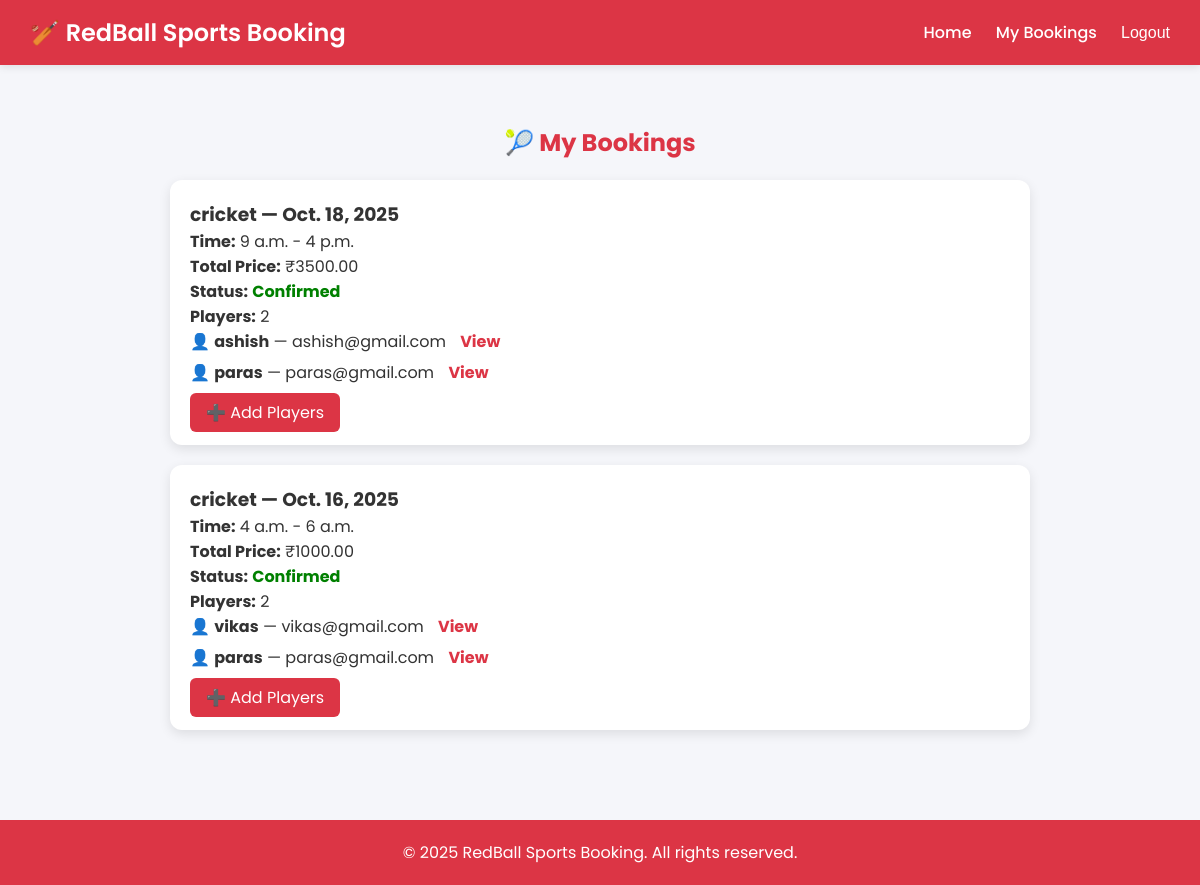
Page /my-bookings/ (signed in) on the earlier database version.
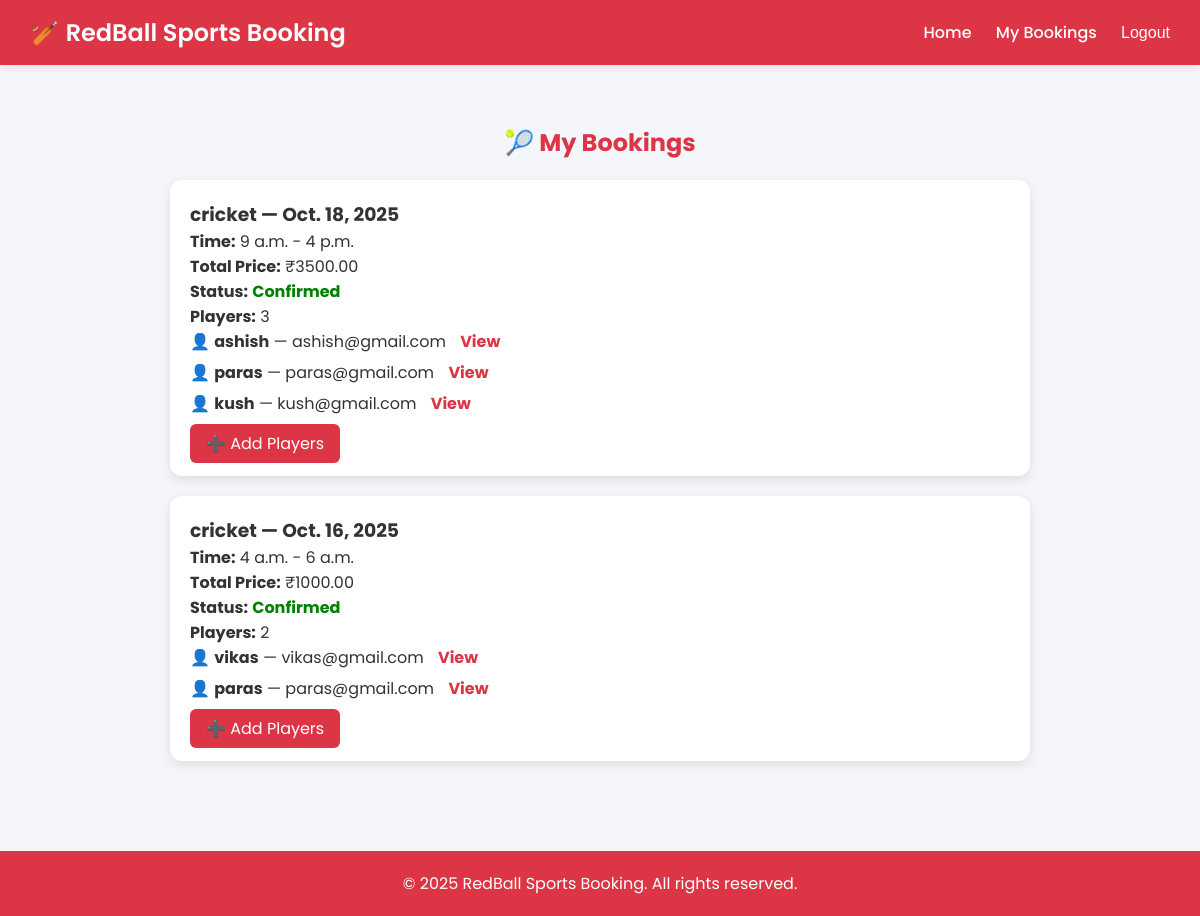
Same page on the later database version.
### sports/models.py (models this page shows, shortened)
class Booking(models.Model):
    STATUS_CHOICES = [
        ('Pending', 'Pending'),
        ('Confirmed', 'Confirmed'),
        ('Cancelled', 'Cancelled'),
    ]
    sport = models.ForeignKey(Sport, on_delete=models.CASCADE)
    user = models.ForeignKey(User, on_delete=models.CASCADE)
    date = models.DateField()
    start_time = models.TimeField()
    end_time = models.TimeField()
    total_price = models.DecimalField(max_digits=8, decimal_places=2)
    status = models.CharField(max_length=20, choices=STATUS_CHOICES, default='Pending')

class Sport(models.Model):
    name = models.CharField(max_length=100)
    description = models.TextField(blank=True)
    price_per_hour = models.DecimalField(max_digits=6, decimal_places=2)
    available_from = models.TimeField()
    available_to = models.TimeField()

class Player(models.Model):
    booking = models.ForeignKey(Booking, on_delete=models.CASCADE)
    user = models.OneToOneField(User, on_delete=models.CASCADE, null=True, blank=True)
    name = models.CharField(max_length=100)
    email = models.EmailField()
    status = models.CharField(max_length=10, default='Out')  # In / Out
    qr_code = models.ImageField(upload_to='qrcodes/', blank=True, null=True)

### sports/views.py (the view)
# urls.py: path('my-bookings/', views.my_bookings, name='my_bookings'),
@login_required
def my_bookings(request):
    bookings = Booking.objects.filter(user=request.user).order_by('-date')
    for booking in bookings:
        booking.player_count = Player.objects.filter(booking=booking).count()
        booking.players = Player.objects.filter(booking=booking)
    return render(request, 'my_bookings.html', {'bookings': bookings})

### sports/templates/my_bookings.html
{% extends 'base.html' %}
{% block content %}
<div style="max-width:900px; margin:30px auto; padding:20px;">
  <h2 style="text-align:center; color:#dc3545;">🎾 My Bookings</h2>
  {% if bookings %}
    {% for booking in bookings %}
    <div style="background:white; border-radius:12px; padding:20px; margin:20px 0; box-shadow:0 4px 12px rgba(0,0,0,0.1);">
      <h3 style="color:#333;">{{ booking.sport.name }} — {{ booking.date }}</h3>
      <p><strong>Time:</strong> {{ booking.start_time }} - {{ booking.end_time }}</p>
      <p><strong>Total Price:</strong> ₹{{ booking.total_price }}</p>
      <p><strong>Status:</strong>
        <span style="color:green; font-weight:bold;">{{ booking.status }}</span>
      </p>
      <p><strong>Players:</strong> {{ booking.player_count }}</p>
      {% if booking.player_count > 0 %}
        <ul style="list-style:none; padding-left:0;">
          {% for player in booking.players %}
            <li style="margin-bottom:6px;">
              👤 <strong>{{ player.name }}</strong> — {{ player.email }}
              <a href="{% url 'player_detail' player.id %}"
                 style="margin-left:10px; color:#dc3545; text-decoration:none; font-weight:bold;">
                 View
              </a>
            </li>
          {% endfor %}
        </ul>
      {% else %}
        <p style="color:#888;">No players added yet.</p>
      {% endif %}
      <div style="margin-top:15px;">
        <a href="{% url 'add_players' booking.id %}"
           style="background:#dc3545; color:white; padding:8px 16px; border-radius:6px; text-decoration:none; margin-right:10px;">
          ➕ Add Players
        </a>
      </div>
    </div>
    {% endfor %}
  {% else %}
    <p style="text-align:center; color:#888;">No bookings found yet.</p>
  {% endif %}
</div>
{% endblock %}

Differences in the rows shown:
computed for Booking "Oct. 18, 2025": player_count "2" → "3"
added Player: name "kush", email "kush@gmail.com", shown under Booking "Oct. 18, 2025"
